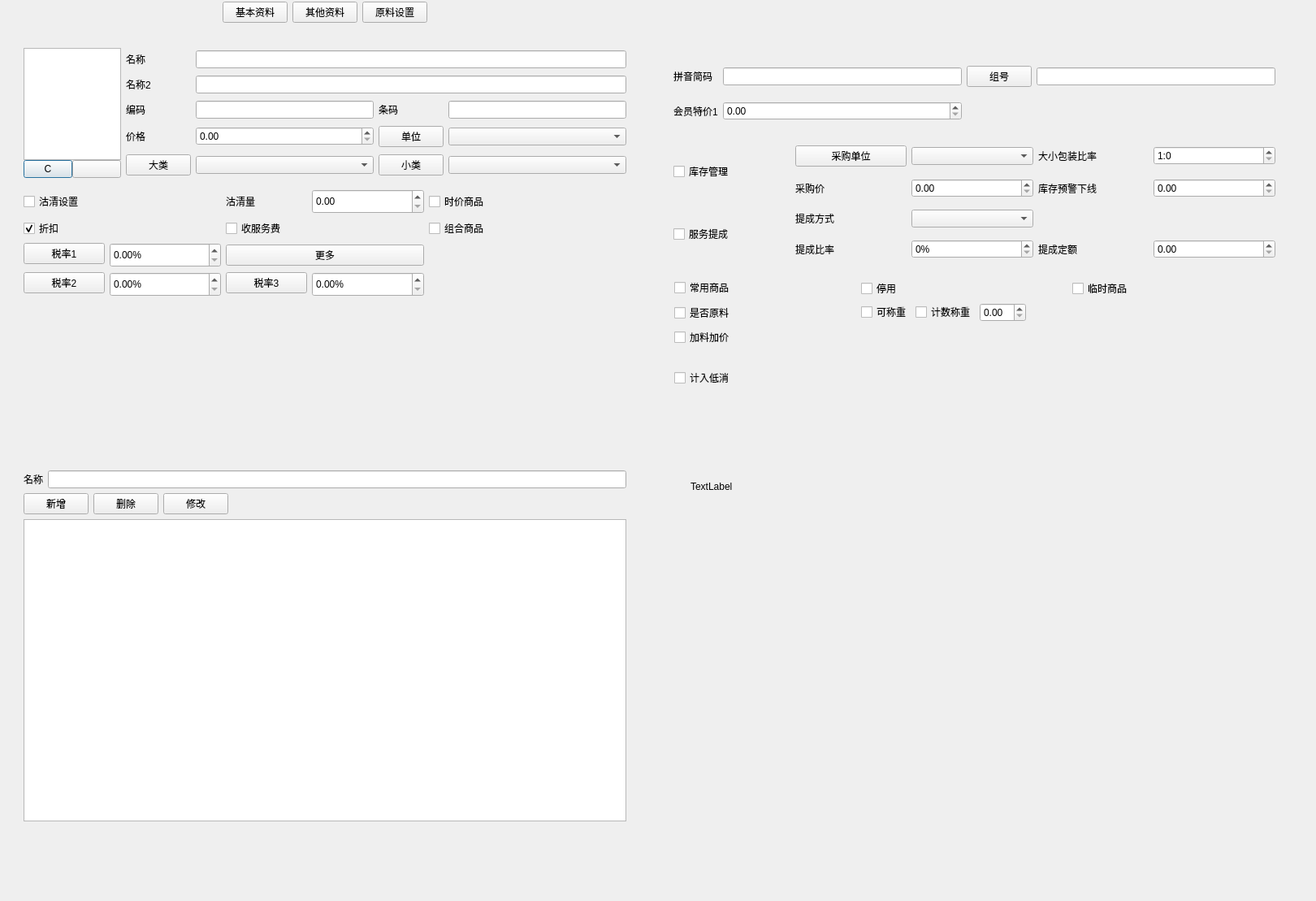
<?xml version="1.0" encoding="UTF-8"?>
<ui version="4.0">
 <class>w_bt_dish_new_dialog_2</class>
 <widget class="QDialog" name="w_bt_dish_new_dialog_2">
  <property name="geometry">
   <rect>
    <x>0</x>
    <y>0</y>
    <width>1620</width>
    <height>1109</height>
   </rect>
  </property>
  <property name="windowTitle">
   <string>Dialog</string>
  </property>
  <widget class="QFrame" name="frame_3">
   <property name="geometry">
    <rect>
     <x>10</x>
     <y>40</y>
     <width>780</width>
     <height>470</height>
    </rect>
   </property>
   <property name="outer_stylesheet" stdset="0">
    <string>frame_detail_show</string>
   </property>
   <widget class="QFrame" name="frame_basic">
    <property name="geometry">
     <rect>
      <x>10</x>
      <y>10</y>
      <width>760</width>
      <height>450</height>
     </rect>
    </property>
    <layout class="QVBoxLayout" name="verticalLayout_2" stretch="0,0,0,1">
     <item>
      <layout class="QHBoxLayout" name="horizontalLayout_3">
       <item>
        <widget class="QFrame" name="frame_icon">
         <property name="minimumSize">
          <size>
           <width>120</width>
           <height>60</height>
          </size>
         </property>
         <property name="maximumSize">
          <size>
           <width>120</width>
           <height>160</height>
          </size>
         </property>
         <layout class="QVBoxLayout" name="verticalLayout">
          <property name="spacing">
           <number>0</number>
          </property>
          <property name="leftMargin">
           <number>0</number>
          </property>
          <property name="topMargin">
           <number>0</number>
          </property>
          <property name="rightMargin">
           <number>0</number>
          </property>
          <property name="bottomMargin">
           <number>0</number>
          </property>
          <item>
           <widget class="ftableview" name="tableView_pic"/>
          </item>
          <item>
           <layout class="QHBoxLayout" name="horizontalLayout_2">
            <item>
             <widget class="QPushButton" name="toolButton_clearpic">
              <property name="sizePolicy">
               <sizepolicy hsizetype="Ignored" vsizetype="Fixed">
                <horstretch>0</horstretch>
                <verstretch>0</verstretch>
               </sizepolicy>
              </property>
              <property name="text">
               <string>C</string>
              </property>
             </widget>
            </item>
            <item>
             <widget class="QPushButton" name="toolButton_color">
              <property name="sizePolicy">
               <sizepolicy hsizetype="Ignored" vsizetype="Fixed">
                <horstretch>0</horstretch>
                <verstretch>0</verstretch>
               </sizepolicy>
              </property>
              <property name="text">
               <string/>
              </property>
             </widget>
            </item>
           </layout>
          </item>
         </layout>
        </widget>
       </item>
       <item>
        <layout class="QGridLayout" name="gridLayout_2" columnstretch="0,1,0,1">
         <item row="0" column="1" colspan="3">
          <widget class="lds_lineedit" name="lineEdit_vch_dishname">
           <property name="minimumSize">
            <size>
             <width>150</width>
             <height>0</height>
            </size>
           </property>
          </widget>
         </item>
         <item row="0" column="0">
          <widget class="QLabel" name="label_vch_dishname">
           <property name="text">
            <string>名称</string>
           </property>
          </widget>
         </item>
         <item row="1" column="0">
          <widget class="QLabel" name="label_vch_dishname_3">
           <property name="text">
            <string>名称2</string>
           </property>
          </widget>
         </item>
         <item row="1" column="1" colspan="3">
          <widget class="lds_lineedit" name="lineEdit_vch_dishname_2">
           <property name="minimumSize">
            <size>
             <width>150</width>
             <height>0</height>
            </size>
           </property>
          </widget>
         </item>
         <item row="2" column="0">
          <widget class="QLabel" name="label_ch_dishno">
           <property name="text">
            <string>编码</string>
           </property>
          </widget>
         </item>
         <item row="3" column="0">
          <widget class="QLabel" name="label_num_price">
           <property name="text">
            <string>价格</string>
           </property>
          </widget>
         </item>
         <item row="3" column="3">
          <widget class="lds_ComboBox" name="comboBox_ch_unitno"/>
         </item>
         <item row="3" column="1">
          <widget class="lds_doublespinbox" name="doubleSpinBox_num_price"/>
         </item>
         <item row="3" column="2">
          <widget class="pushbutton_underline" name="pushButton_ch_unitno">
           <property name="text">
            <string>单位</string>
           </property>
          </widget>
         </item>
         <item row="4" column="3">
          <widget class="lds_ComboBox" name="comboBox_ch_sub_typeno"/>
         </item>
         <item row="4" column="2">
          <widget class="pushbutton_underline" name="pushButton_ch_sub_typeno">
           <property name="text">
            <string>小类</string>
           </property>
          </widget>
         </item>
         <item row="4" column="1">
          <widget class="lds_ComboBox" name="comboBox_ch_dish_typeno"/>
         </item>
         <item row="4" column="0">
          <widget class="pushbutton_underline" name="pushButton_ch_dish_typeno">
           <property name="text">
            <string>大类</string>
           </property>
          </widget>
         </item>
         <item row="2" column="1">
          <widget class="QLineEdit" name="lineEdit_ch_dishno"/>
         </item>
         <item row="2" column="2">
          <widget class="QLabel" name="label_vch_barcode">
           <property name="text">
            <string>条码</string>
           </property>
          </widget>
         </item>
         <item row="2" column="3">
          <widget class="QLineEdit" name="lineEdit_vch_barcode">
           <property name="text">
            <string/>
           </property>
          </widget>
         </item>
        </layout>
       </item>
      </layout>
     </item>
     <item>
      <widget class="QLabel" name="label">
       <property name="minimumSize">
        <size>
         <width>0</width>
         <height>2</height>
        </size>
       </property>
       <property name="maximumSize">
        <size>
         <width>16777215</width>
         <height>2</height>
        </size>
       </property>
       <property name="text">
        <string/>
       </property>
       <property name="outer_stylesheet" stdset="0">
        <string>line_div_h</string>
       </property>
      </widget>
     </item>
     <item>
      <layout class="QGridLayout" name="gridLayout">
       <item row="2" column="0">
        <layout class="QFormLayout" name="formLayout_2">
         <item row="0" column="0">
          <widget class="pushbutton_underline" name="pushButton_rate1">
           <property name="minimumSize">
            <size>
             <width>100</width>
             <height>0</height>
            </size>
           </property>
           <property name="text">
            <string>税率1</string>
           </property>
          </widget>
         </item>
         <item row="0" column="1">
          <widget class="lds_doublespinbox" name="doubleSpinBox_int_rate">
           <property name="minimumSize">
            <size>
             <width>100</width>
             <height>30</height>
            </size>
           </property>
           <property name="maximumSize">
            <size>
             <width>16777215</width>
             <height>30</height>
            </size>
           </property>
           <property name="alignment">
            <set>Qt::AlignLeading|Qt::AlignLeft|Qt::AlignVCenter</set>
           </property>
           <property name="suffix">
            <string>%</string>
           </property>
          </widget>
         </item>
        </layout>
       </item>
       <item row="0" column="0">
        <widget class="lds_CheckBox" name="checkBox_ch_guqing_flag">
         <property name="text">
          <string>沽清设置</string>
         </property>
        </widget>
       </item>
       <item row="0" column="2">
        <widget class="lds_CheckBox" name="checkBox_ch_curprice">
         <property name="text">
          <string>时价商品</string>
         </property>
        </widget>
       </item>
       <item row="1" column="2">
        <widget class="lds_CheckBox" name="checkBox_ch_suitflag">
         <property name="text">
          <string>组合商品</string>
         </property>
        </widget>
       </item>
       <item row="1" column="1">
        <widget class="lds_CheckBox" name="checkBox_ch_serviceflag">
         <property name="text">
          <string>收服务费</string>
         </property>
        </widget>
       </item>
       <item row="0" column="1">
        <layout class="QFormLayout" name="formLayout">
         <item row="0" column="0">
          <widget class="QLabel" name="label_vch_guqing_num">
           <property name="minimumSize">
            <size>
             <width>100</width>
             <height>0</height>
            </size>
           </property>
           <property name="text">
            <string>沽清量</string>
           </property>
          </widget>
         </item>
         <item row="0" column="1">
          <widget class="lds_doublespinbox" name="doubleSpinBox_num_guqing_num">
           <property name="minimumSize">
            <size>
             <width>100</width>
             <height>30</height>
            </size>
           </property>
           <property name="maximumSize">
            <size>
             <width>16777215</width>
             <height>30</height>
            </size>
           </property>
          </widget>
         </item>
        </layout>
       </item>
       <item row="1" column="0">
        <widget class="lds_CheckBox" name="checkBox_ch_discount">
         <property name="text">
          <string>折扣</string>
         </property>
         <property name="checked">
          <bool>true</bool>
         </property>
        </widget>
       </item>
       <item row="2" column="1">
        <widget class="pushbutton_underline" name="pushButton_rate_more">
         <property name="text">
          <string>更多</string>
         </property>
        </widget>
       </item>
       <item row="3" column="0">
        <layout class="QFormLayout" name="formLayout_4">
         <property name="fieldGrowthPolicy">
          <enum>QFormLayout::AllNonFixedFieldsGrow</enum>
         </property>
         <item row="0" column="0">
          <widget class="pushbutton_underline" name="pushButton_rate2">
           <property name="minimumSize">
            <size>
             <width>100</width>
             <height>0</height>
            </size>
           </property>
           <property name="text">
            <string>税率2</string>
           </property>
          </widget>
         </item>
         <item row="0" column="1">
          <widget class="lds_doublespinbox" name="doubleSpinBox_int_rate_2">
           <property name="minimumSize">
            <size>
             <width>100</width>
             <height>30</height>
            </size>
           </property>
           <property name="maximumSize">
            <size>
             <width>16777215</width>
             <height>30</height>
            </size>
           </property>
           <property name="alignment">
            <set>Qt::AlignLeading|Qt::AlignLeft|Qt::AlignVCenter</set>
           </property>
           <property name="suffix">
            <string>%</string>
           </property>
          </widget>
         </item>
        </layout>
       </item>
       <item row="3" column="1">
        <layout class="QFormLayout" name="formLayout_3">
         <item row="0" column="1">
          <widget class="lds_doublespinbox" name="doubleSpinBox_int_rate_3">
           <property name="minimumSize">
            <size>
             <width>0</width>
             <height>30</height>
            </size>
           </property>
           <property name="maximumSize">
            <size>
             <width>16777215</width>
             <height>30</height>
            </size>
           </property>
           <property name="alignment">
            <set>Qt::AlignLeading|Qt::AlignLeft|Qt::AlignVCenter</set>
           </property>
           <property name="suffix">
            <string>%</string>
           </property>
          </widget>
         </item>
         <item row="0" column="0">
          <widget class="pushbutton_underline" name="pushButton_rate3">
           <property name="minimumSize">
            <size>
             <width>100</width>
             <height>0</height>
            </size>
           </property>
           <property name="text">
            <string>税率3</string>
           </property>
          </widget>
         </item>
        </layout>
       </item>
      </layout>
     </item>
     <item>
      <spacer name="verticalSpacer">
       <property name="orientation">
        <enum>Qt::Vertical</enum>
       </property>
       <property name="sizeHint" stdset="0">
        <size>
         <width>20</width>
         <height>40</height>
        </size>
       </property>
      </spacer>
     </item>
    </layout>
    <zorder>label</zorder>
    <zorder>verticalSpacer</zorder>
    <zorder></zorder>
   </widget>
  </widget>
  <widget class="QFrame" name="frame_item_set">
   <property name="geometry">
    <rect>
     <x>20</x>
     <y>570</y>
     <width>760</width>
     <height>450</height>
    </rect>
   </property>
   <layout class="QVBoxLayout" name="verticalLayout_5">
    <item>
     <layout class="QGridLayout" name="gridLayout_8">
      <item row="0" column="1">
       <widget class="QLineEdit" name="lineEdit_vch_dishname_for_item">
        <property name="minimumSize">
         <size>
          <width>150</width>
          <height>0</height>
         </size>
        </property>
       </widget>
      </item>
      <item row="0" column="0">
       <widget class="QLabel" name="label_vch_dishname_2">
        <property name="text">
         <string>名称</string>
        </property>
        <property name="alignment">
         <set>Qt::AlignRight|Qt::AlignTrailing|Qt::AlignVCenter</set>
        </property>
       </widget>
      </item>
     </layout>
    </item>
    <item>
     <layout class="QHBoxLayout" name="horizontalLayout">
      <item>
       <widget class="QPushButton" name="pushButton_item_news">
        <property name="text">
         <string>新增</string>
        </property>
       </widget>
      </item>
      <item>
       <widget class="QPushButton" name="pushButton_item_del">
        <property name="text">
         <string>删除</string>
        </property>
       </widget>
      </item>
      <item>
       <widget class="QPushButton" name="pushButton_item_change">
        <property name="text">
         <string>修改</string>
        </property>
       </widget>
      </item>
      <item>
       <spacer name="horizontalSpacer_3">
        <property name="orientation">
         <enum>Qt::Horizontal</enum>
        </property>
        <property name="sizeHint" stdset="0">
         <size>
          <width>40</width>
          <height>20</height>
         </size>
        </property>
       </spacer>
      </item>
     </layout>
    </item>
    <item>
     <widget class="lds_tableView" name="tableView"/>
    </item>
   </layout>
  </widget>
  <widget class="QFrame" name="frame_switch">
   <property name="geometry">
    <rect>
     <x>0</x>
     <y>0</y>
     <width>800</width>
     <height>30</height>
    </rect>
   </property>
   <layout class="QHBoxLayout" name="horizontalLayout_5">
    <property name="leftMargin">
     <number>0</number>
    </property>
    <property name="topMargin">
     <number>0</number>
    </property>
    <property name="rightMargin">
     <number>0</number>
    </property>
    <property name="bottomMargin">
     <number>0</number>
    </property>
    <item>
     <spacer name="horizontalSpacer">
      <property name="orientation">
       <enum>Qt::Horizontal</enum>
      </property>
      <property name="sizeHint" stdset="0">
       <size>
        <width>40</width>
        <height>20</height>
       </size>
      </property>
     </spacer>
    </item>
    <item>
     <widget class="lds_toolbar_button" name="pushButton_basic">
      <property name="text">
       <string>基本资料</string>
      </property>
      <property name="outer_stylesheet" stdset="0">
       <string>pushbutton</string>
      </property>
     </widget>
    </item>
    <item>
     <widget class="lds_toolbar_button" name="pushButton_advanced">
      <property name="text">
       <string>其他资料</string>
      </property>
      <property name="outer_stylesheet" stdset="0">
       <string>pushbutton</string>
      </property>
     </widget>
    </item>
    <item>
     <widget class="lds_toolbar_button" name="pushButton_item_set">
      <property name="text">
       <string>原料设置</string>
      </property>
      <property name="outer_stylesheet" stdset="0">
       <string>pushbutton</string>
      </property>
     </widget>
    </item>
    <item>
     <spacer name="horizontalSpacer_2">
      <property name="orientation">
       <enum>Qt::Horizontal</enum>
      </property>
      <property name="sizeHint" stdset="0">
       <size>
        <width>40</width>
        <height>20</height>
       </size>
      </property>
     </spacer>
    </item>
   </layout>
  </widget>
  <widget class="QFrame" name="frame_bottom">
   <property name="geometry">
    <rect>
     <x>10</x>
     <y>520</y>
     <width>780</width>
     <height>30</height>
    </rect>
   </property>
   <layout class="QHBoxLayout" name="horizontalLayout_4">
    <property name="spacing">
     <number>0</number>
    </property>
    <property name="leftMargin">
     <number>0</number>
    </property>
    <property name="topMargin">
     <number>0</number>
    </property>
    <property name="rightMargin">
     <number>0</number>
    </property>
    <property name="bottomMargin">
     <number>0</number>
    </property>
    <item>
     <widget class="QLabel" name="label_record">
      <property name="text">
       <string/>
      </property>
      <property name="alignment">
       <set>Qt::AlignRight|Qt::AlignTrailing|Qt::AlignVCenter</set>
      </property>
     </widget>
    </item>
    <item>
     <widget class="lds_toolbar" name="toolbar"/>
    </item>
   </layout>
  </widget>
  <widget class="QFrame" name="frame_advanced">
   <property name="geometry">
    <rect>
     <x>820</x>
     <y>60</y>
     <width>760</width>
     <height>450</height>
    </rect>
   </property>
   <widget class="QWidget" name="layoutWidget">
    <property name="geometry">
     <rect>
      <x>9</x>
      <y>9</y>
      <width>741</width>
      <height>91</height>
     </rect>
    </property>
    <layout class="QGridLayout" name="gridLayout_4">
     <item row="0" column="3">
      <widget class="QLineEdit" name="lineEdit_ch_groupno"/>
     </item>
     <item row="1" column="1">
      <widget class="lds_doublespinbox" name="doubleSpinBox_num_m_price"/>
     </item>
     <item row="0" column="0">
      <widget class="QLabel" name="label_vch_spell">
       <property name="text">
        <string>拼音简码</string>
       </property>
      </widget>
     </item>
     <item row="0" column="2">
      <widget class="pushbutton_underline" name="pushButton_ch_groupno">
       <property name="text">
        <string>组号</string>
       </property>
      </widget>
     </item>
     <item row="0" column="1">
      <widget class="QLineEdit" name="lineEdit_vch_spell"/>
     </item>
     <item row="1" column="0">
      <widget class="QLabel" name="label_num_m_price">
       <property name="text">
        <string>会员特价1</string>
       </property>
      </widget>
     </item>
    </layout>
   </widget>
   <widget class="QWidget" name="layoutWidget_2">
    <property name="geometry">
     <rect>
      <x>9</x>
      <y>110</y>
      <width>741</width>
      <height>161</height>
     </rect>
    </property>
    <layout class="QGridLayout" name="gridLayout_3" rowstretch="0,0,0,0" columnstretch="0,0,0,1,0,1">
     <item row="0" column="2">
      <widget class="pushbutton_underline" name="pushButton_vch_pur_unitno">
       <property name="text">
        <string>采购单位</string>
       </property>
      </widget>
     </item>
     <item row="0" column="0" rowspan="2">
      <widget class="lds_CheckBox" name="checkBox_item_flag">
       <property name="text">
        <string>库存管理</string>
       </property>
      </widget>
     </item>
     <item row="2" column="0" rowspan="2">
      <widget class="lds_CheckBox" name="checkBox_ch_deductflag">
       <property name="text">
        <string>服务提成</string>
       </property>
      </widget>
     </item>
     <item row="1" column="3">
      <widget class="lds_doublespinbox" name="spinBox_num_sale_price">
       <property name="maximumSize">
        <size>
         <width>150</width>
         <height>16777215</height>
        </size>
       </property>
      </widget>
     </item>
     <item row="0" column="3">
      <widget class="lds_ComboBox" name="comboBox_vch_pur_unitno">
       <property name="maximumSize">
        <size>
         <width>150</width>
         <height>16777215</height>
        </size>
       </property>
      </widget>
     </item>
     <item row="2" column="2">
      <widget class="QLabel" name="label_11">
       <property name="text">
        <string>提成方式</string>
       </property>
      </widget>
     </item>
     <item row="0" column="4">
      <widget class="QLabel" name="label_int_unit_rate">
       <property name="text">
        <string>大小包装比率</string>
       </property>
      </widget>
     </item>
     <item row="1" column="4">
      <widget class="QLabel" name="label_2">
       <property name="text">
        <string>库存预警下线</string>
       </property>
      </widget>
     </item>
     <item row="3" column="4">
      <widget class="QLabel" name="label_13">
       <property name="text">
        <string>提成定额</string>
       </property>
      </widget>
     </item>
     <item row="3" column="3">
      <widget class="lds_spinbox" name="spinBox_int_deduct">
       <property name="maximumSize">
        <size>
         <width>150</width>
         <height>16777215</height>
        </size>
       </property>
       <property name="alignment">
        <set>Qt::AlignLeading|Qt::AlignLeft|Qt::AlignVCenter</set>
       </property>
       <property name="suffix">
        <string>%</string>
       </property>
       <property name="prefix">
        <string/>
       </property>
      </widget>
     </item>
     <item row="3" column="2">
      <widget class="QLabel" name="label_12">
       <property name="text">
        <string>提成比率</string>
       </property>
      </widget>
     </item>
     <item row="2" column="3">
      <widget class="lds_ComboBox" name="comboBox_ch_deducttype">
       <property name="maximumSize">
        <size>
         <width>150</width>
         <height>16777215</height>
        </size>
       </property>
      </widget>
     </item>
     <item row="3" column="5">
      <widget class="lds_doublespinbox" name="spinBox_num_deduct">
       <property name="maximumSize">
        <size>
         <width>150</width>
         <height>16777215</height>
        </size>
       </property>
      </widget>
     </item>
     <item row="0" column="5">
      <widget class="lds_spinbox" name="spinBox_int_unit_rate">
       <property name="maximumSize">
        <size>
         <width>150</width>
         <height>16777215</height>
        </size>
       </property>
       <property name="suffix">
        <string/>
       </property>
       <property name="prefix">
        <string>1:</string>
       </property>
      </widget>
     </item>
     <item row="1" column="2">
      <widget class="QLabel" name="label_16">
       <property name="text">
        <string>采购价</string>
       </property>
      </widget>
     </item>
     <item row="1" column="5">
      <widget class="lds_doublespinbox" name="spinBox_num_item_warn">
       <property name="maximumSize">
        <size>
         <width>150</width>
         <height>16777215</height>
        </size>
       </property>
      </widget>
     </item>
     <item row="0" column="1" rowspan="2">
      <widget class="QLabel" name="label_3">
       <property name="minimumSize">
        <size>
         <width>2</width>
         <height>0</height>
        </size>
       </property>
       <property name="maximumSize">
        <size>
         <width>2</width>
         <height>16777215</height>
        </size>
       </property>
       <property name="text">
        <string/>
       </property>
       <property name="outer_stylesheet" stdset="0">
        <string>label_div</string>
       </property>
      </widget>
     </item>
     <item row="2" column="1" rowspan="2">
      <widget class="QLabel" name="label_4">
       <property name="minimumSize">
        <size>
         <width>2</width>
         <height>0</height>
        </size>
       </property>
       <property name="maximumSize">
        <size>
         <width>2</width>
         <height>16777215</height>
        </size>
       </property>
       <property name="text">
        <string/>
       </property>
       <property name="outer_stylesheet" stdset="0">
        <string>label_div</string>
       </property>
      </widget>
     </item>
    </layout>
   </widget>
   <widget class="lds_CheckBox" name="checkBox_ch_lowflag">
    <property name="geometry">
     <rect>
      <x>10</x>
      <y>390</y>
      <width>230</width>
      <height>30</height>
     </rect>
    </property>
    <property name="text">
     <string>计入低消</string>
    </property>
   </widget>
   <widget class="lds_CheckBox" name="checkBox_ch_stopflag">
    <property name="geometry">
     <rect>
      <x>240</x>
      <y>280</y>
      <width>230</width>
      <height>30</height>
     </rect>
    </property>
    <property name="text">
     <string>停用</string>
    </property>
   </widget>
   <widget class="lds_CheckBox" name="checkBox_ch_off">
    <property name="geometry">
     <rect>
      <x>10</x>
      <y>279</y>
      <width>230</width>
      <height>30</height>
     </rect>
    </property>
    <property name="text">
     <string>常用商品</string>
    </property>
   </widget>
   <widget class="lds_CheckBox" name="checkBox_ch_tempflag">
    <property name="geometry">
     <rect>
      <x>500</x>
      <y>280</y>
      <width>230</width>
      <height>30</height>
     </rect>
    </property>
    <property name="text">
     <string>临时商品</string>
    </property>
   </widget>
   <widget class="QFrame" name="frame_weight">
    <property name="geometry">
     <rect>
      <x>240</x>
      <y>310</y>
      <width>331</width>
      <height>29</height>
     </rect>
    </property>
    <layout class="QHBoxLayout" name="horizontalLayout_6" stretch="0,0,0,0,1">
     <property name="leftMargin">
      <number>0</number>
     </property>
     <property name="topMargin">
      <number>0</number>
     </property>
     <property name="rightMargin">
      <number>0</number>
     </property>
     <property name="bottomMargin">
      <number>0</number>
     </property>
     <item>
      <widget class="lds_checkbox_unwrap" name="checkBox_ch_weight">
       <property name="text">
        <string>可称重</string>
       </property>
      </widget>
     </item>
     <item>
      <widget class="lds_checkbox_unwrap" name="checkBox_ch_count">
       <property name="text">
        <string>计数称重</string>
       </property>
      </widget>
     </item>
     <item>
      <widget class="lds_doublespinbox" name="doubleSpinBox_num_count_weight"/>
     </item>
     <item>
      <widget class="QLabel" name="label_count_weight_unit"/>
     </item>
     <item>
      <spacer name="horizontalSpacer_4">
       <property name="orientation">
        <enum>Qt::Horizontal</enum>
       </property>
       <property name="sizeHint" stdset="0">
        <size>
         <width>40</width>
         <height>20</height>
        </size>
       </property>
      </spacer>
     </item>
    </layout>
   </widget>
   <widget class="lds_CheckBox" name="checkBox_ch_material_flag">
    <property name="geometry">
     <rect>
      <x>10</x>
      <y>310</y>
      <width>230</width>
      <height>30</height>
     </rect>
    </property>
    <property name="text">
     <string>是否原料</string>
    </property>
   </widget>
   <widget class="lds_CheckBox" name="checkBox_ch_addon_flag">
    <property name="geometry">
     <rect>
      <x>10</x>
      <y>340</y>
      <width>230</width>
      <height>30</height>
     </rect>
    </property>
    <property name="text">
     <string>加料加价</string>
    </property>
   </widget>
  </widget>
  <widget class="QLabel" name="label_loading">
   <property name="geometry">
    <rect>
     <x>850</x>
     <y>590</y>
     <width>67</width>
     <height>17</height>
    </rect>
   </property>
   <property name="text">
    <string>TextLabel</string>
   </property>
  </widget>
 </widget>
 <customwidgets>
  <customwidget>
   <class>lds_toolbar_button</class>
   <extends>QPushButton</extends>
   <header>lds_toolbar_button.h</header>
  </customwidget>
  <customwidget>
   <class>ftableview</class>
   <extends>QTableView</extends>
   <header>ftableview.h</header>
  </customwidget>
  <customwidget>
   <class>lds_doublespinbox</class>
   <extends>QDoubleSpinBox</extends>
   <header>lds_doublespinbox.h</header>
  </customwidget>
  <customwidget>
   <class>lds_ComboBox</class>
   <extends>QComboBox</extends>
   <header>lds_combobox.h</header>
  </customwidget>
  <customwidget>
   <class>lds_tableView</class>
   <extends>QTableView</extends>
   <header>lds_tableview.h</header>
  </customwidget>
  <customwidget>
   <class>lds_toolbar</class>
   <extends>QFrame</extends>
   <header>lds_toolbar.h</header>
   <container>1</container>
  </customwidget>
  <customwidget>
   <class>lds_lineedit</class>
   <extends>QLineEdit</extends>
   <header>lds_lineedit.h</header>
  </customwidget>
  <customwidget>
   <class>lds_spinbox</class>
   <extends>QSpinBox</extends>
   <header>lds_spinbox.h</header>
  </customwidget>
  <customwidget>
   <class>lds_CheckBox</class>
   <extends>QCheckBox</extends>
   <header>lds_checkbox.h</header>
  </customwidget>
  <customwidget>
   <class>lds_checkbox_unwrap</class>
   <extends>QCheckBox</extends>
   <header>lds_checkbox_unwrap.h</header>
  </customwidget>
  <customwidget>
   <class>pushbutton_underline</class>
   <extends>QPushButton</extends>
   <header>pushbutton_underline.h</header>
  </customwidget>
 </customwidgets>
 <resources/>
 <connections/>
</ui>
